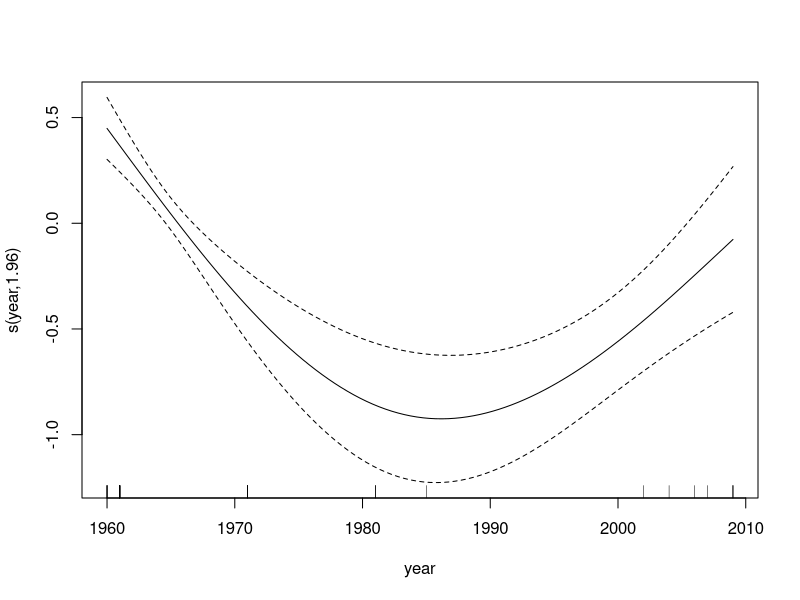
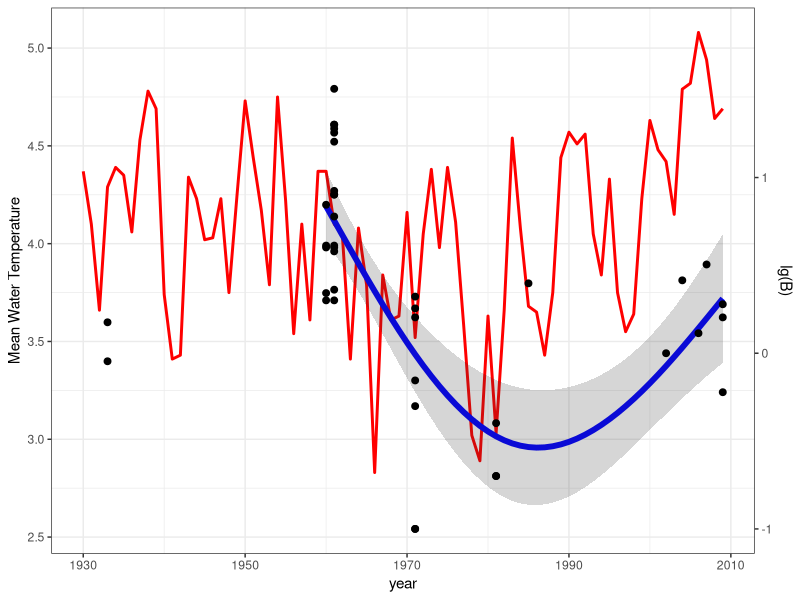
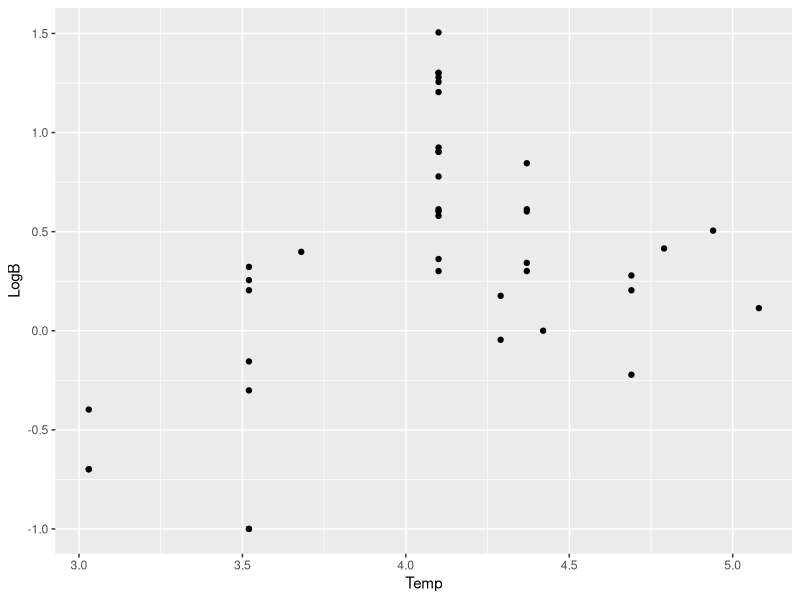

These charts were generated, in order, by the following R code: (Note: this script raises an error after producing the figures.)
library(readxl)
library(mgcv)
library(ggplot2)
library(dplyr)



long_B <- read_excel("Data/long_term_dyn.xlsx", sheet = "B")
long_B$B <- as.numeric(long_B$B)
long_B$LogB <- log10(long_B$B)

long_B2 <- long_B %>% filter(year > 1950)


long_T <- read_excel("Data/long_term_dyn.xlsx", sheet = "T")
# long_T <- long_T %>% filter(year >= min(long_B$year) )





Mod_B <- gam(LogB ~ s(year, k = 3), data = long_B2)

plot(Mod_B)

mydata <- data.frame(year = seq(min(long_B2$year), max(long_B2$year), by = 1)) 

predicted <- predict(Mod_B, newdata = mydata, se.fit = T)

mydata$Fit <- predicted$fit
mydata$SE <- predicted$se.fit








ylim.T <- range(long_T$Temp)
ylim.LogB <- range(long_B2$LogB)

# mydata$Fit

b <- diff(ylim.T)/diff(ylim.LogB)
a <- b*(ylim.T[1] - ylim.LogB[1])



ggplot(long_T, aes(x = year)) +
  geom_line(aes(y = Temp), size = 1, color = "red") +
  geom_line(data = mydata, aes(x = year, y = a + Fit*b), size = 2, color = "blue") +
  geom_ribbon(data = mydata, aes(x = year, ymax = a + (Fit + 1.96*SE)*b, ymin = a + (Fit - 1.96*SE)*b), alpha = 0.2) +
  geom_point(data =long_B, aes(y = a + LogB*b), size = 2) + 
  scale_y_continuous("Mean Water Temperature", sec.axis = sec_axis(~ (. - a)/b, name = "lg(B)")) + 
  theme_bw()



all_assessment <- merge(long_B, long_T)


ggplot(all_assessment, aes(x = Temp, y = LogB)) + geom_point()


ggplot(mydata, aes(x=year)) +
  geom_line(aes(y=Fit), col="blue") +
  geom_line(data = long_T, aes(y = Temp * scaleFactor), col="red") +
  scale_y_continuous(name="Temperature", sec.axis=sec_axis(~.*scaleFactor, name="Log(B)")) 




ggplot(long_T, aes(x=year)) +
  geom_line(aes(y=Temp), col="blue") +
  geom_line(data = mydata, aes(y = Fit * scaleFactor), col="red") +
  scale_y_continuous(name="Temperature", sec.axis=sec_axis(~./scaleFactor, name="Log(B)")) 



+
  theme(
    axis.title.y.left=element_text(color="blue"),
    axis.text.y.left=element_text(color="blue"),
    axis.title.y.right=element_text(color="red"),
    axis.text.y.right=element_text(color="red")
  )
